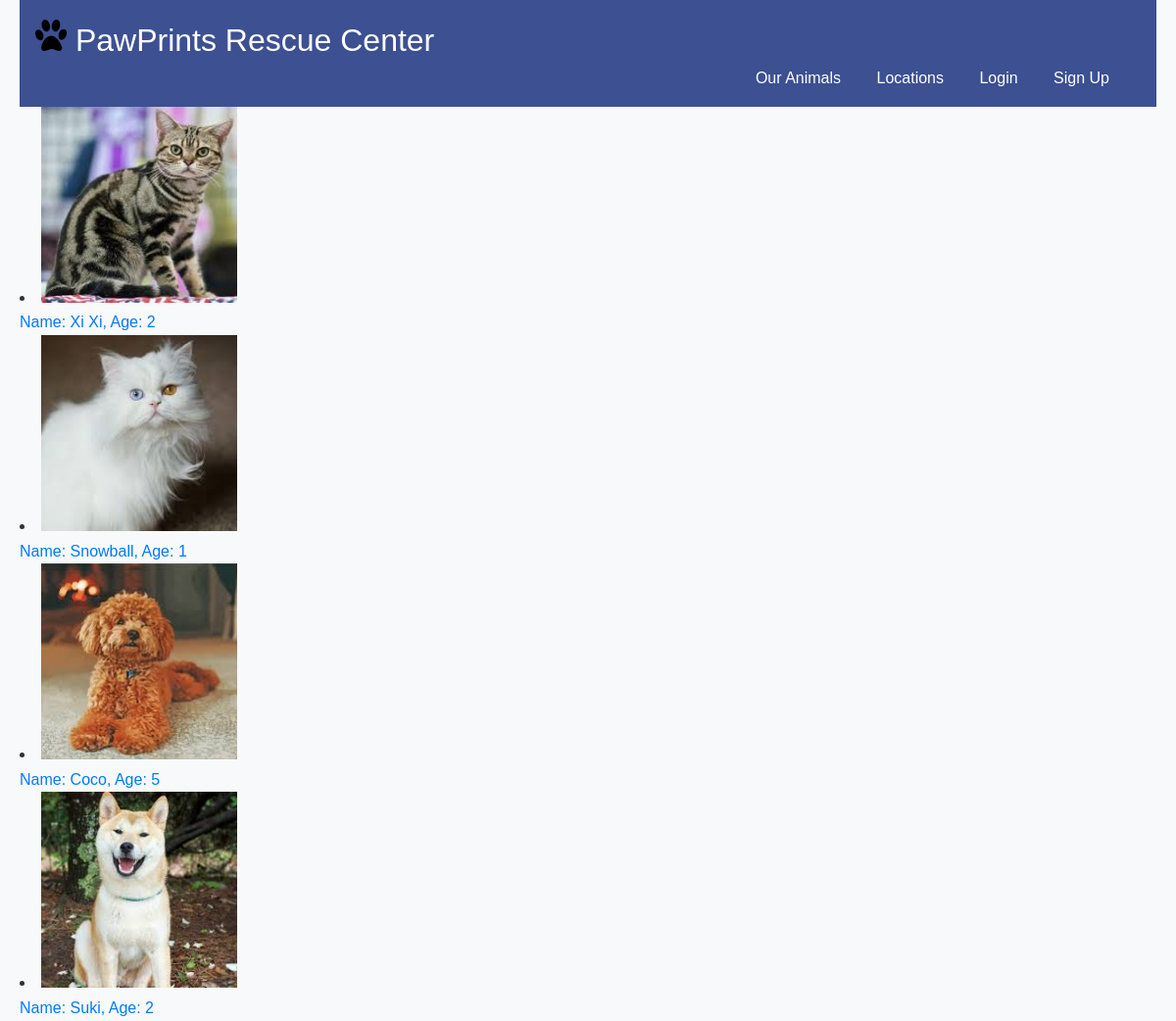
The page / on the database its author committed.
### shelterapp/models.py (models this page shows, shortened)
class Animal(models.Model):
    animalID = models.AutoField(primary_key=True)
    name = models.CharField(max_length=100)
    species = models.CharField(max_length=100)
    breed = models.CharField(max_length=100)
    age = models.IntegerField()
    gender = models.CharField(max_length=10)
    dateOfArrival = models.DateField()
    adoptedOrNot = models.IntegerField()
    healthStatus = models.CharField(max_length=100)
    description = models.TextField()
    locationID = models.IntegerField()
    reasonForIntake = models.CharField(max_length=100)
    adoptionFee = models.IntegerField()

### shelterapp/views.py (the view)
# urls.py: path('', views.default_page, name='default_page'),
def default_page(request):
    animals = Animal.objects.all()
    return render(request, 'default_page.html', {'animals': animals})

### shelterapp/templates/default_page.html (shortened to what this page needs)
<!DOCTYPE html>
<html lang="en">
<head>
    {% load static %}
    <link rel="stylesheet" href="{% static 'shelterapp/css/style.css' %}">
</head>
<body>
    <div id="header">
        <a href="{% url 'default_page' %}">
            <p id="title">
                <img src="{% static 'shelterapp/images/' %}pawprint.png" alt="pawprint" id="logo">
                PawPrints Rescue Center
            </p>
        </a>
        {% if user.is_authenticated %}
            <ul id="nav">
                {% if user.is_staff %}
                    <li><a href="{% url 'staff_dashboard' %}">Dashboard</a></li>
                {% else %}
                    <li><a href="{% url 'adopter_dashboard' %}">Dashboard</a></li>
                {% endif %}
                <li><a href="{% url 'default_page' %}">Our Animals</a></li>
                <li><a href="{% url 'view_shelters' %}">Locations</a></li>
                <li>
                    <form id="logout" method="POST" action="{% url 'user_logout' %}">
                        {% csrf_token %}
                        <button type="submit">Sign Out</button>
                    </form>
                </li>
            </ul>
        {% else %}
            <ul id="nav">
                <li><a href="{% url 'default_page' %}">Our Animals</a></li>
                <li><a href="{% url 'view_shelters' %}">Locations</a></li>
                <li><a href="{% url 'adopter_login' %}">Login</a></li>
                <li><a href="{% url 'adopter_signup' %}">Sign Up</a></li>
            </ul>
        {% endif %}
    </div>
    <div id="content">
        <table>
        {% for animal in animals %}
            <li>
                <img src="{% static 'shelterapp/images/animals/' %}{{ animal.animalID }}.png" alt="{{ animal.name }}" width="200" height="200">
                <br>
                <a href="{% url 'animal_profile' animal.animalID %}">
                   Name: {{ animal.name }}, Age: {{ animal.age }}
                </a>
            </li>
        {% empty %}
        <tr>
            <td colspan="11">No animals available.</td>
        </tr>
        {% endfor %}
        </table>
    </div>
</body>
</html>

### shelter/static/shelterapp/css/style.css (style rules this page uses)
* { margin: 0; padding: 0; box-sizing: border-box; }
body { font-family: "Arial", sans-serif; line-height: 1.6; background-color: #f8f9fa; color: #333; padding: 0 20px; }
a { text-decoration: none; color: #007bff; }
#header { background-color: #3c5092; padding: 1em; }
#title { color: #fff; font-size: 2rem; }
#nav { text-align: right; margin: 0; }
#nav li { display: inline-block; padding-right: 2rem; }
#nav a { text-decoration: none; color: #ffffff; }
#logo { width: 2rem; height: 2rem; }

### rows shown on the page
Animal: shows a picture, name "Xi Xi", age "2"
Animal: shows a picture, name "Snowball", age "1"
Animal: shows a picture, name "Coco", age "5"
Animal: shows a picture, name "Suki", age "2"
